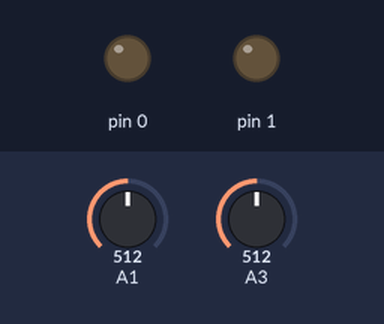
A sketch run on a simulated Arduino Uno, built with avr-gcc and run on an emulated ATmega328P. Parts: output pins drawn as LEDs (lit = HIGH). The test bench sets the inputs (shaded band); at power-on: A1 = 512, A3 = 512. Random numbers use the default seed unless the sketch sets one.

Above: at 1.2 s.
1.3 s: A1 set to 691
2.8 s: A1 set to 711
At 3.3 s:
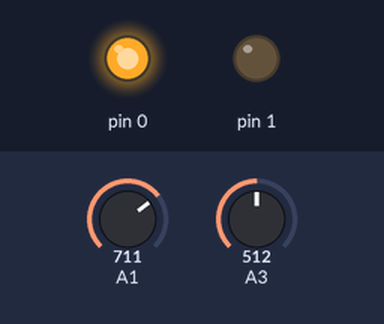
4.3 s: A1 set to 690
At 5.5 s:
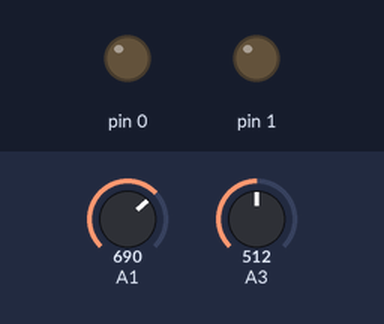
5.8 s: A1 set to 710
At 6.7 s:
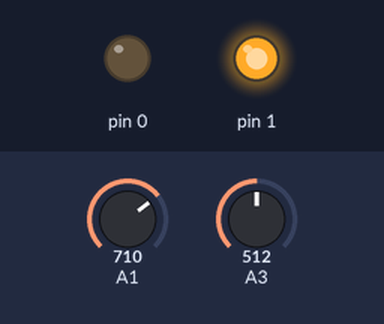
7.3 s: A1 set to 511
At 7.9 s:
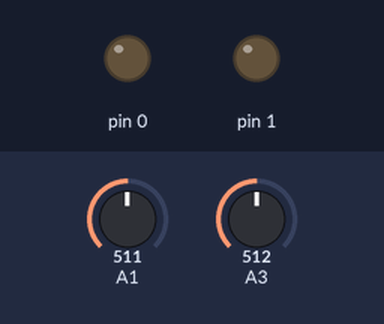
Timing chart, 0 to 9.8 s (numbered marks = the images above; inputs shaded):
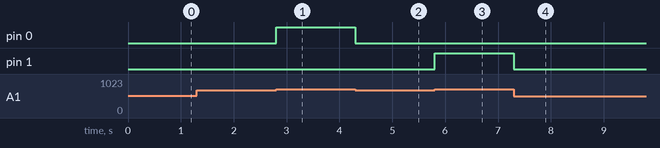

Measured:
- the behaviour switches between 700 and 701 on A1 (found by bisection; images 0 and 1)
- after the input at 1.3 s, every drawn part: stays the same
- after the input at 2.8 s, pin 0: LOW → HIGH at once
- after the input at 4.3 s, pin 0: HIGH → LOW at once
- after the input at 5.8 s, pin 1: LOW → HIGH at once
- after the input at 7.3 s, pin 1: HIGH → LOW at once

The sketch:

99_bernoulli.ino
```cpp
// Version of 'Bernoulli Gate' firmware by duddex.
// Original post can be found here: https://forum.aemodular.com/thread/1791/grains-bernoulli-gate
//
// Translated for core1.æ by J Tuffen, 2021
//
// (It works, but I may rewrite it later!)
//
// Inputs:
// * Input to cv-b (turn knob B fully counter-clockwise)
// * Threshold control on cv-c (knob C)
//
// outputs:
// * m-c
// * s-c


void
setup()
{
  pinMode(A1, INPUT);
  pinMode(A3, INPUT);
  pinMode(0, OUTPUT);
  pinMode(1, OUTPUT);
  digitalWrite(0, LOW);
  digitalWrite(1, LOW);
}

boolean gate = false;
boolean oldgate = false;

void
loop()
{
  // Check for gate on core.æ input B
  // "analogRead()" returns values between 0 and 1023
  // If the value is bigger than 700, this is considered as "gate on"
  gate = analogRead(A1) > 700;

  // React only if state changed
  if (oldgate != gate)
  {
    if (gate)
    {
      // Output probability depends on the value of "knob C":
      // -> The more the knob is turned to the left, the more "M" will be triggered
      // -> The more the knob is turned to the right, the more "S" will be triggered
      if (random(1024) > analogRead(A3))
      {
        // send gate to "M"
        digitalWrite(1, HIGH);
      }
      else
      {
        // Send gate to "S".
        digitalWrite(0, HIGH);
      }
    }
    else
    {
      // no gate on input "A" -> set all outputs to zero
      digitalWrite(0, LOW);
      digitalWrite(1, LOW);
    }
    oldgate = gate;
  }
}
```
